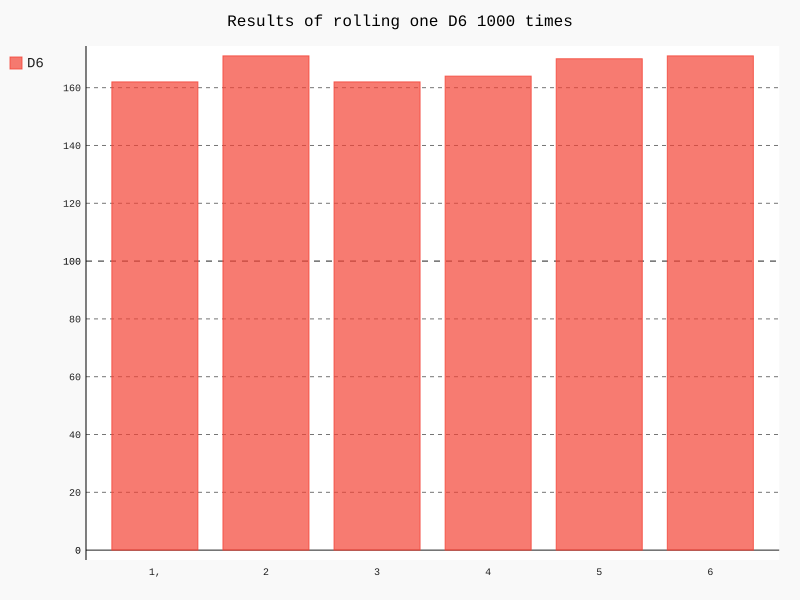

Write Python code to recreate this figure.
# !/usr/bin/python3
# -*- coding: UTF-8 -*-

__author__ = 'joedd'

from die import Die
import pygal


# 将使用Python可视化包Pygal来生成可缩放的矢量图形文件
# 创建一个D6
die = Die(6)
# 掷几次骰子，并将结果存储在一个列表中
# results = []
# for roll_num in range(1000):
#     result = die.roll()
#     results.append(result)
#     print(results)

results = [die.roll() for roll_num in range(1000) ]
# 分析结果
# frequencies = []
# for value in range(1, die.num_sides+1):
#     frequency = results.count(value)
#     frequencies.append(frequency)



frequencies = [results.count(value) for value in range(1, die.num_sides+1)]
print(frequencies)


#对结果进行可视化

hist = pygal.Bar()

hist.title = "Results of rolling one D6 1000 times"

hist.x_labels = ['1','2','3','4','5','6']
hist._x_title = "Result"
hist._y_title = "Frequency of request"

hist.add('D6',frequencies)

hist.render_to_file('die_visual.svg')
